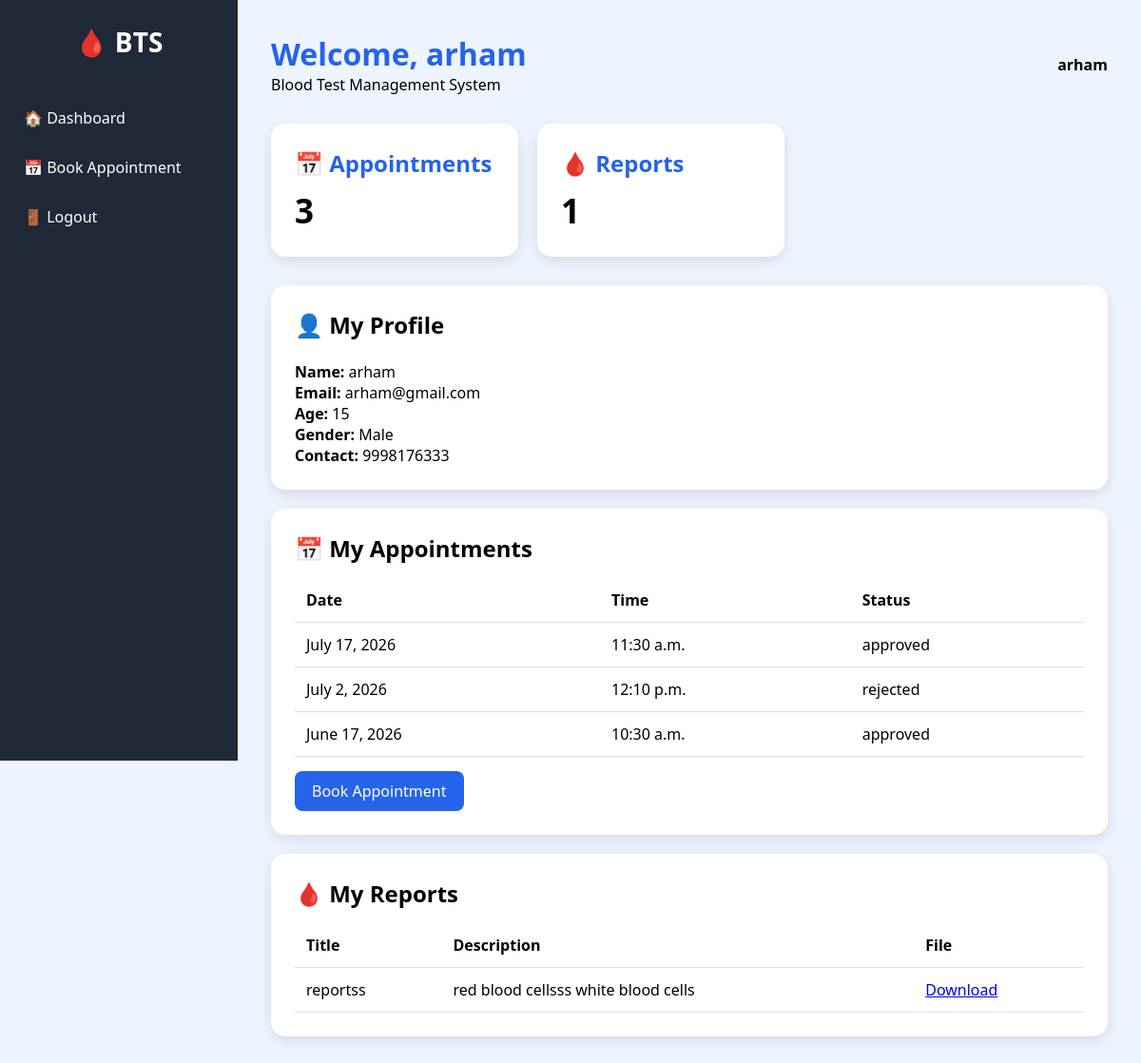
The app's page /patient-dashboard/ (signed in) with its own data.
### patient/models.py (models this page shows, shortened)
class Patient(models.Model):
    GENDER_CHOICES = [
        ('M', 'Male'),
        ('F', 'Female'),
        ('O', 'Other'),
    ]
    user = models.OneToOneField(User, on_delete=models.CASCADE, null=True, blank=True)
    name = models.CharField(max_length=100)
    email = models.EmailField(unique=True)
    age = models.PositiveIntegerField()
    gender = models.CharField(max_length=1, choices=GENDER_CHOICES)
    contact = models.CharField(max_length=15)
    created_at = models.DateTimeField(auto_now_add=True)

class Appointment(models.Model):
    STATUS_CHOICES = [
        ('pending', 'Pending'),
        ('approved', 'Approved'),
        ('rejected', 'Rejected'),
    ]
    patient = models.ForeignKey(Patient, on_delete=models.CASCADE, null=True, blank=True)
    date = models.DateField(null=True, blank=True)
    time = models.TimeField(null=True, blank=True)
    reason = models.TextField(default='')
    status = models.CharField(max_length=10, choices=STATUS_CHOICES, default='pending')
    created_at = models.DateTimeField(auto_now_add=True)

class TestReport(models.Model):
    patient = models.ForeignKey(Patient, on_delete=models.CASCADE)
    title = models.CharField(max_length=200)
    description = models.TextField(blank=True)
    file = models.FileField(upload_to='reports/', blank=True, null=True)
    created_at = models.DateTimeField(auto_now_add=True)

### patient/views.py (the view)
# urls.py: path('patient-dashboard/', views.patient_dashboard, name='patient_dashboard'),
@login_required
def patient_dashboard(request):
    if request.user.is_staff:
        return redirect("/admin-dashboard/")
    patient = Patient.objects.filter(user=request.user).first()
    if patient is None:
        messages.error(request, "Patient profile not found.")
        return redirect("/logout/")
    appointments = Appointment.objects.filter(
        patient=patient
    ).order_by("-created_at")
    reports = TestReport.objects.filter(
        patient=patient
    ).order_by("-created_at")
    context = {
        "patient": patient,
        "appointments": appointments,
        "reports": reports,
    }
    return render(request, "patient_dashboard.html", context)

### patient/templates/patient_dashboard.html (shortened to what this page needs)
<!DOCTYPE html>
<html>
<head>
</head>
<body>
<div class="sidebar">
<div class="logo">
🩸 BTS
</div>
<a href="/patient-dashboard/">🏠 Dashboard</a>
<a href="/appointment/">📅 Book Appointment</a>
<a href="/logout/">🚪 Logout</a>
</div>
<div class="main">
<div class="header">
<div>
<h1>Welcome, {{ patient.name }}</h1>
<p>Blood Test Management System</p>
</div>
<div>
<b>{{ request.user.username }}</b>
</div>
</div>
<div class="cards">
<div class="card">
<h2>📅 Appointments</h2>
<div class="number">{{ appointments|length }}</div>
</div>
<div class="card">
<h2>🩸 Reports</h2>
<div class="number">{{ reports|length }}</div>
</div>
</div>
<div class="section">
<h2>👤 My Profile</h2>
<br>
<p><b>Name:</b> {{ patient.name }}</p>
<p><b>Email:</b> {{ patient.email }}</p>
<p><b>Age:</b> {{ patient.age }}</p>
<p><b>Gender:</b> {{ patient.get_gender_display }}</p>
<p><b>Contact:</b> {{ patient.contact }}</p>
</div>
<div class="section">
<h2>📅 My Appointments</h2>
{% if appointments %}
<table>
<tr>
<th>Date</th>
<th>Time</th>
<th>Status</th>
</tr>
{% for appointment in appointments %}
<tr>
<td>{{ appointment.date }}</td>
<td>{{ appointment.time }}</td>
<td>{{ appointment.status }}</td>
</tr>
{% endfor %}
</table>
{% else %}
<p class="empty">No appointments booked yet.</p>
{% endif %}
<a href="/appointment/" class="btn">
Book Appointment
</a>
</div>
<div class="section">
<h2>🩸 My Reports</h2>
{% if reports %}
<table>
<tr>
<th>Title</th>
<th>Description</th>
<th>File</th>
</tr>
{% for report in reports %}
<tr>
<td>{{ report.title }}</td>
<td>{{ report.description }}</td>
<td>
{% if report.file %}
<a href="{{ report.file.url }}">
Download
</a>
{% else %}
No File
{% endif %}
</td>
</tr>
{% endfor %}
</table>
{% else %}
<p class="empty">No reports uploaded yet.</p>
{% endif %}
</div>
</div>
</body>
</html>

### patient/templates/patient_dashboard.html (style rules this page uses)
* { margin:0; padding:0; box-sizing:border-box; font-family:Segoe UI,sans-serif; }
body { background:#eef4ff; }
.sidebar { position:fixed; left:0; top:0; width:250px; height:100vh; background:#1f2937; color:white; padding-top:25px; }
.logo { text-align:center; font-size:28px; font-weight:bold; margin-bottom:35px; }
.sidebar a { display:block; padding:15px 25px; text-decoration:none; color:white; transition:.3s; }
.main { margin-left:250px; padding:35px; }
.header { display:flex; justify-content:space-between; align-items:center; margin-bottom:30px; }
.header h1 { color:#2563eb; }
.cards { display:flex; gap:20px; flex-wrap:wrap; margin-bottom:30px; }
.card { background:white; padding:25px; width:260px; border-radius:15px; box-shadow:0 5px 15px rgba(0,0,0,.1); }
.card h2 { margin-bottom:10px; color:#2563eb; }
.number { font-size:35px; font-weight:bold; }
.section { background:white; padding:25px; border-radius:15px; box-shadow:0 5px 15px rgba(0,0,0,.1); margin-top:20px; }
table { width:100%; border-collapse:collapse; margin-top:15px; }
table th, table td { padding:12px; border-bottom:1px solid #ddd; text-align:left; }
.btn { display:inline-block; margin-top:15px; padding:10px 18px; background:#2563eb; color:white; text-decoration:none; border-radius:8px; }

### records on screen
Patient: name "arham", email "arham@gmail.com", age "15", gender "Male", contact "9998176333"
Appointment: date "July 17, 2026", time "11:30 a.m.", status "approved"
Appointment: date "July 2, 2026", time "12:10 p.m.", status "rejected"
Appointment: date "June 17, 2026", time "10:30 a.m.", status "approved"
TestReport: title "reportss", description "red blood cellsss white blood cells"

### other values on screen
{{ request.user.username }} "arham"
{{ appointments|length }} "3"
{{ reports|length }} "1"
